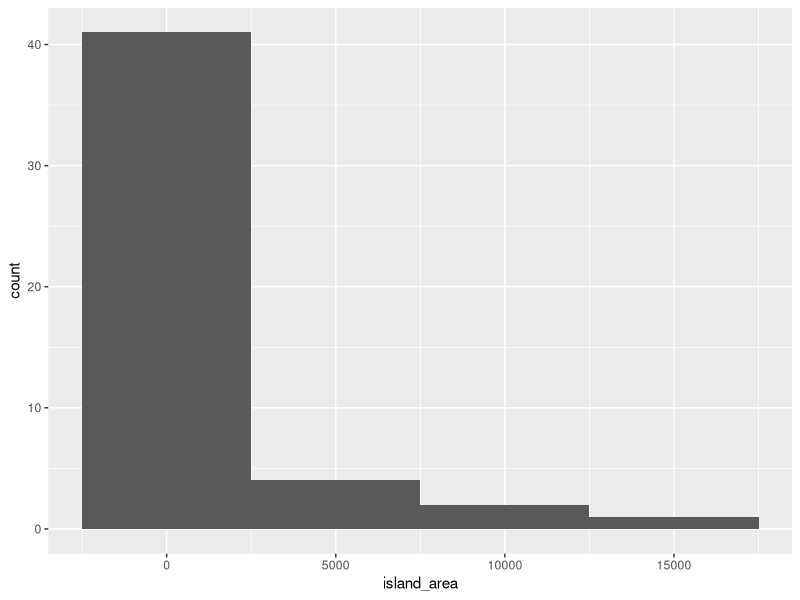
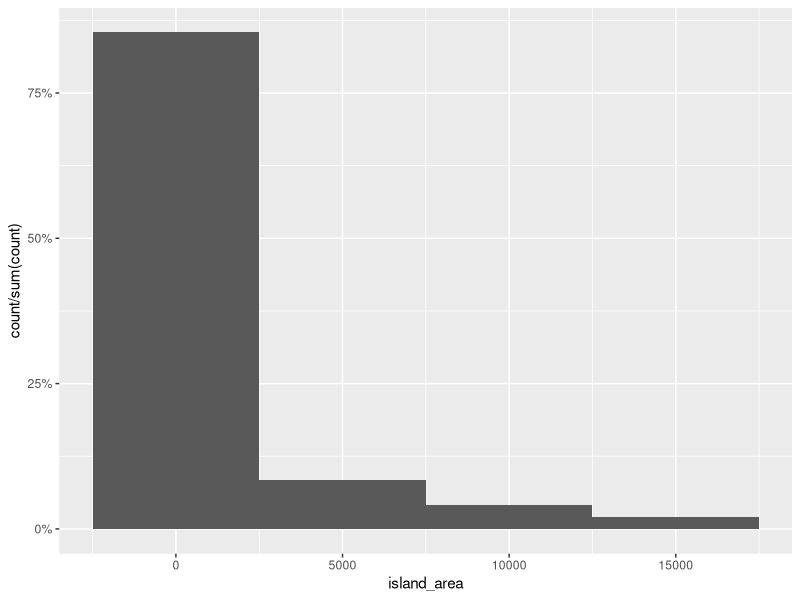
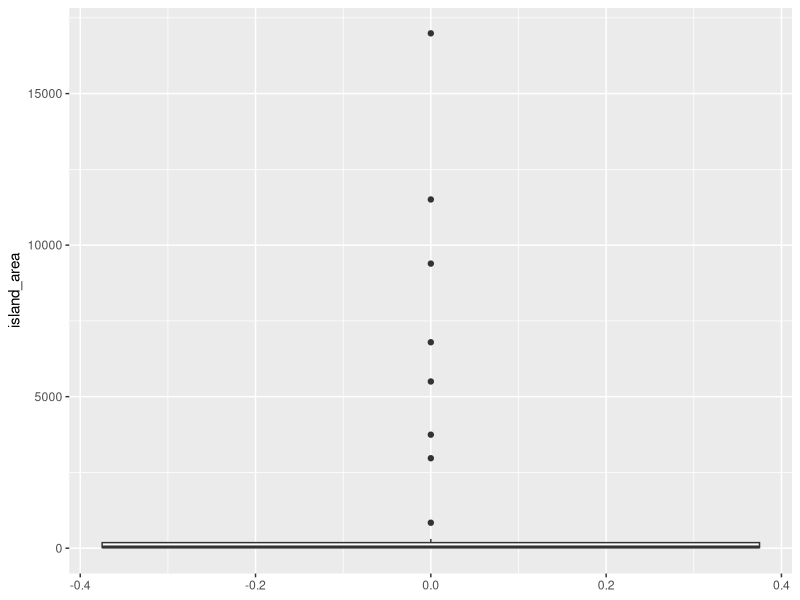
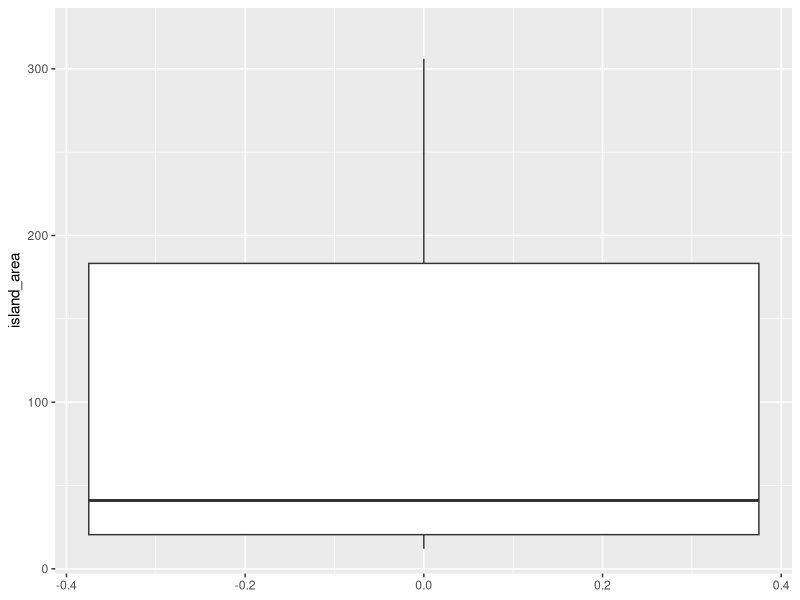

Reproduce these figures in R, in order.
install.packages("ggplot2")
library(ggplot2)

#Etapa 1
#Loading Island Dataset
islands_dataset = data.frame(islands)
islands_dataset$island_names = rownames(islands_dataset)
colnames(islands_dataset)[names(islands_dataset) == "islands"] = "island_area"

names(islands_dataset)
print(islands_dataset)

#Total Island Occurences
length(islands_dataset$island_names)

#Etapa 2
#Island's area average
mean(islands_dataset$island_area)

#Island's area median
median(islands_dataset$island_area)

#Etapa 3 
#Returns lowest island's area value (square miles)
min(range(islands_dataset$island_area, na.rm = TRUE))

#Returns greatest island's area value (square miles)
max(range(islands_dataset$island_area, na.rm = TRUE))

# Etapa 4
#Standard Deviation
sd(islands_dataset$island_area)

#Range
range(islands_dataset$island_area)

#Etapa 5
#Quantiles
#0 - 25% - 50% - 75% - 100%

full_coverage_quantils = quantile(islands_dataset$island_area, probs = c(0, 25, 50, 75, 100)/100)
print(full_coverage_quantils)

#0.05% - 95%
partial_coverage_quantils = quantile(islands_dataset$island_area, probs = c(0.05, 95)/100)
print(partial_coverage_quantils)


#Etapa 6
#IQR
# - Quantil 1 a Quantil 5 (0% - 100%)
IQR(islands_dataset$island_area)


#Etapa 7
#Frequency Histogram
ggplot(data = islands_dataset, aes(x=island_area))+
  geom_histogram(binwidth = 5000)

#Relative Frequency Histogram
ggplot(data = islands_dataset, aes(x=island_area))+
  geom_histogram(aes(y=stat(count)/sum(count)),binwidth = 5000) +
    scale_y_continuous(labels = scales::percent)

#Etapa 8

#Box Plot with outliers
outliers_plot = ggplot(data = islands_dataset, aes(y=island_area))+
  geom_boxplot()
print(outliers_plot)

#Box Plot without outliers
lower_upper_whiskers = boxplot.stats(islands_dataset$island_area)$stats[c(1,5)]
print(lower_upper_whiskers)
normalized_plot = outliers_plot + coord_cartesian(ylim = lower_upper_whiskers*1.05)
print(normalized_plot)

#Etapa 9 
#Outliers
outliers = boxplot.stats(islands_dataset$island_area)$out
print(outliers)

#Stem and Leaf Plot
stem(islands_dataset$island_area)
